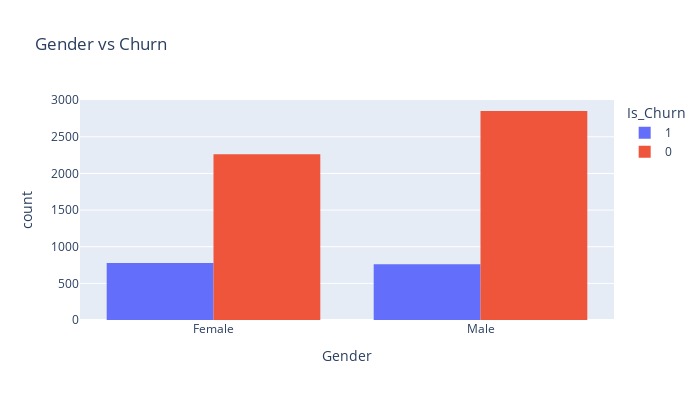
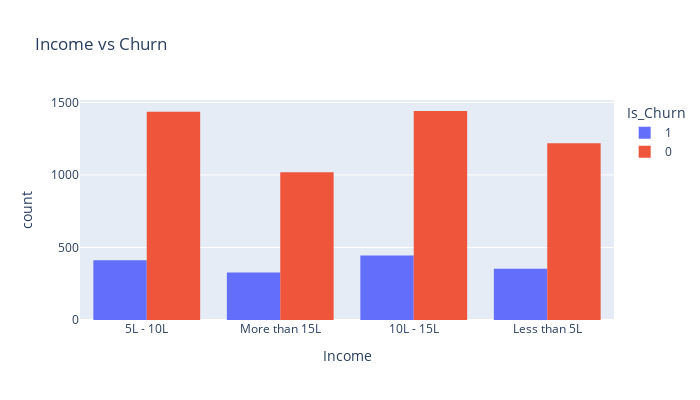
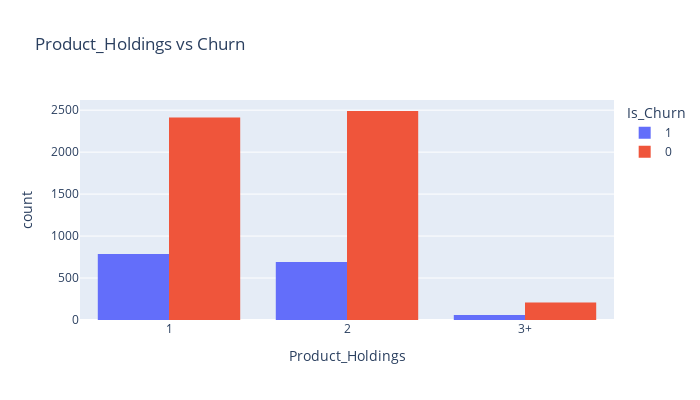
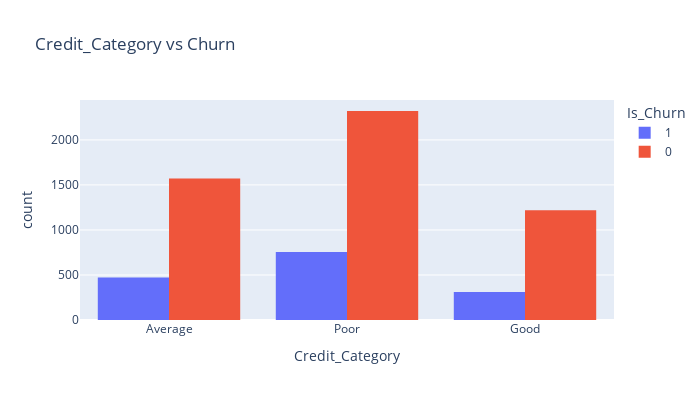

The cell these charts' notebook holds for them, in order:
### Code cell
# Check how each feature relates with the target variable

def histplot(df, features):
    ''' Histplot of each feature with target variable '''
    for i in features:
        fig = px.histogram(train, x=i, color='Is_Churn', barmode='group', title='{} vs Churn'.format(i), height=400, width=700)
        fig.show()

histplot(train, cat_features)

### Figure 1 — Plotly figure (JSON) as saved in the notebook; plotly's stock layout.template omitted (floating-point values rounded to 4 significant figures; data arrays with more than 128 entries replaced by an {"elided": "..."} marker saying what was removed)
{"data": [{"alignmentgroup": "True", "bingroup": "x", "hovertemplate": "Is_Churn=1<br>Gender=%{x}<br>count=%{y}<extra></extra>", "legendgroup": "1", "marker": {"color": "#636efa", "pattern": {"shape": ""}}, "name": "1", "offsetgroup": "1", "orientation": "v", "showlegend": true, "type": "histogram", "x": {"elided": "1537 str values"}, "xaxis": "x", "yaxis": "y"}, {"alignmentgroup": "True", "bingroup": "x", "hovertemplate": "Is_Churn=0<br>Gender=%{x}<br>count=%{y}<extra></extra>", "legendgroup": "0", "marker": {"color": "#EF553B", "pattern": {"shape": ""}}, "name": "0", "offsetgroup": "0", "orientation": "v", "showlegend": true, "type": "histogram", "x": {"elided": "5113 str values"}, "xaxis": "x", "yaxis": "y"}], "layout": {"barmode": "group", "height": 400, "legend": {"title": {"text": "Is_Churn"}, "tracegroupgap": 0}, "title": {"text": "Gender vs Churn"}, "width": 700, "xaxis": {"anchor": "y", "domain": [0, 1], "title": {"text": "Gender"}}, "yaxis": {"anchor": "x", "domain": [0, 1], "title": {"text": "count"}}}}

### Figure 2 — Plotly figure (JSON) as saved in the notebook; plotly's stock layout.template omitted (floating-point values rounded to 4 significant figures; data arrays with more than 128 entries replaced by an {"elided": "..."} marker saying what was removed)
{"data": [{"alignmentgroup": "True", "bingroup": "x", "hovertemplate": "Is_Churn=1<br>Income=%{x}<br>count=%{y}<extra></extra>", "legendgroup": "1", "marker": {"color": "#636efa", "pattern": {"shape": ""}}, "name": "1", "offsetgroup": "1", "orientation": "v", "showlegend": true, "type": "histogram", "x": {"elided": "1537 str values"}, "xaxis": "x", "yaxis": "y"}, {"alignmentgroup": "True", "bingroup": "x", "hovertemplate": "Is_Churn=0<br>Income=%{x}<br>count=%{y}<extra></extra>", "legendgroup": "0", "marker": {"color": "#EF553B", "pattern": {"shape": ""}}, "name": "0", "offsetgroup": "0", "orientation": "v", "showlegend": true, "type": "histogram", "x": {"elided": "5113 str values"}, "xaxis": "x", "yaxis": "y"}], "layout": {"barmode": "group", "height": 400, "legend": {"title": {"text": "Is_Churn"}, "tracegroupgap": 0}, "title": {"text": "Income vs Churn"}, "width": 700, "xaxis": {"anchor": "y", "domain": [0, 1], "title": {"text": "Income"}}, "yaxis": {"anchor": "x", "domain": [0, 1], "title": {"text": "count"}}}}

### Figure 3 — Plotly figure (JSON) as saved in the notebook; plotly's stock layout.template omitted (floating-point values rounded to 4 significant figures; data arrays with more than 128 entries replaced by an {"elided": "..."} marker saying what was removed)
{"data": [{"alignmentgroup": "True", "bingroup": "x", "hovertemplate": "Is_Churn=1<br>Product_Holdings=%{x}<br>count=%{y}<extra></extra>", "legendgroup": "1", "marker": {"color": "#636efa", "pattern": {"shape": ""}}, "name": "1", "offsetgroup": "1", "orientation": "v", "showlegend": true, "type": "histogram", "x": {"elided": "1537 str values"}, "xaxis": "x", "yaxis": "y"}, {"alignmentgroup": "True", "bingroup": "x", "hovertemplate": "Is_Churn=0<br>Product_Holdings=%{x}<br>count=%{y}<extra></extra>", "legendgroup": "0", "marker": {"color": "#EF553B", "pattern": {"shape": ""}}, "name": "0", "offsetgroup": "0", "orientation": "v", "showlegend": true, "type": "histogram", "x": {"elided": "5113 str values"}, "xaxis": "x", "yaxis": "y"}], "layout": {"barmode": "group", "height": 400, "legend": {"title": {"text": "Is_Churn"}, "tracegroupgap": 0}, "title": {"text": "Product_Holdings vs Churn"}, "width": 700, "xaxis": {"anchor": "y", "domain": [0, 1], "title": {"text": "Product_Holdings"}}, "yaxis": {"anchor": "x", "domain": [0, 1], "title": {"text": "count"}}}}

### Figure 4 — Plotly figure (JSON) as saved in the notebook; plotly's stock layout.template omitted (floating-point values rounded to 4 significant figures; data arrays with more than 128 entries replaced by an {"elided": "..."} marker saying what was removed)
{"data": [{"alignmentgroup": "True", "bingroup": "x", "hovertemplate": "Is_Churn=1<br>Credit_Category=%{x}<br>count=%{y}<extra></extra>", "legendgroup": "1", "marker": {"color": "#636efa", "pattern": {"shape": ""}}, "name": "1", "offsetgroup": "1", "orientation": "v", "showlegend": true, "type": "histogram", "x": {"elided": "1537 str values"}, "xaxis": "x", "yaxis": "y"}, {"alignmentgroup": "True", "bingroup": "x", "hovertemplate": "Is_Churn=0<br>Credit_Category=%{x}<br>count=%{y}<extra></extra>", "legendgroup": "0", "marker": {"color": "#EF553B", "pattern": {"shape": ""}}, "name": "0", "offsetgroup": "0", "orientation": "v", "showlegend": true, "type": "histogram", "x": {"elided": "5113 str values"}, "xaxis": "x", "yaxis": "y"}], "layout": {"barmode": "group", "height": 400, "legend": {"title": {"text": "Is_Churn"}, "tracegroupgap": 0}, "title": {"text": "Credit_Category vs Churn"}, "width": 700, "xaxis": {"anchor": "y", "domain": [0, 1], "title": {"text": "Credit_Category"}}, "yaxis": {"anchor": "x", "domain": [0, 1], "title": {"text": "count"}}}}
